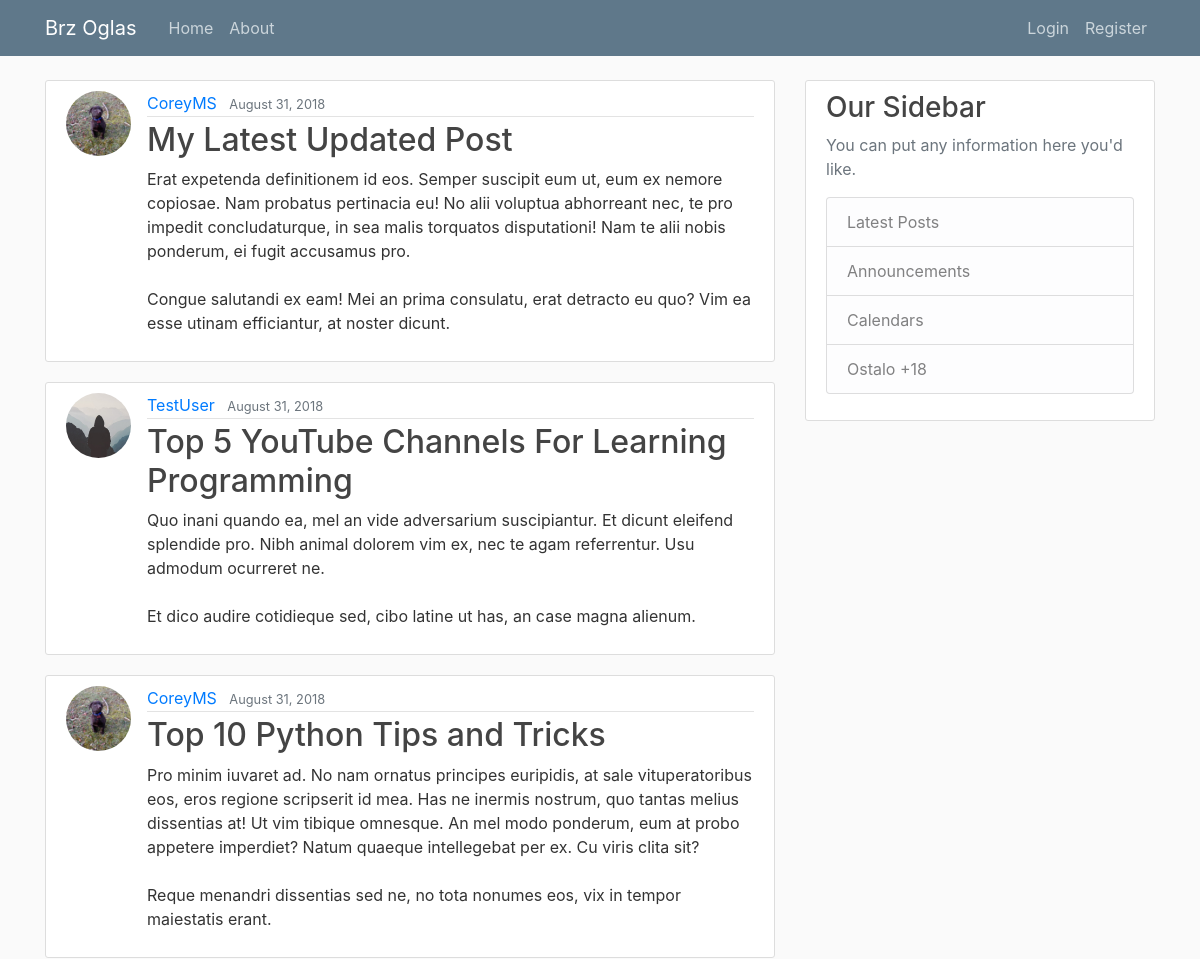
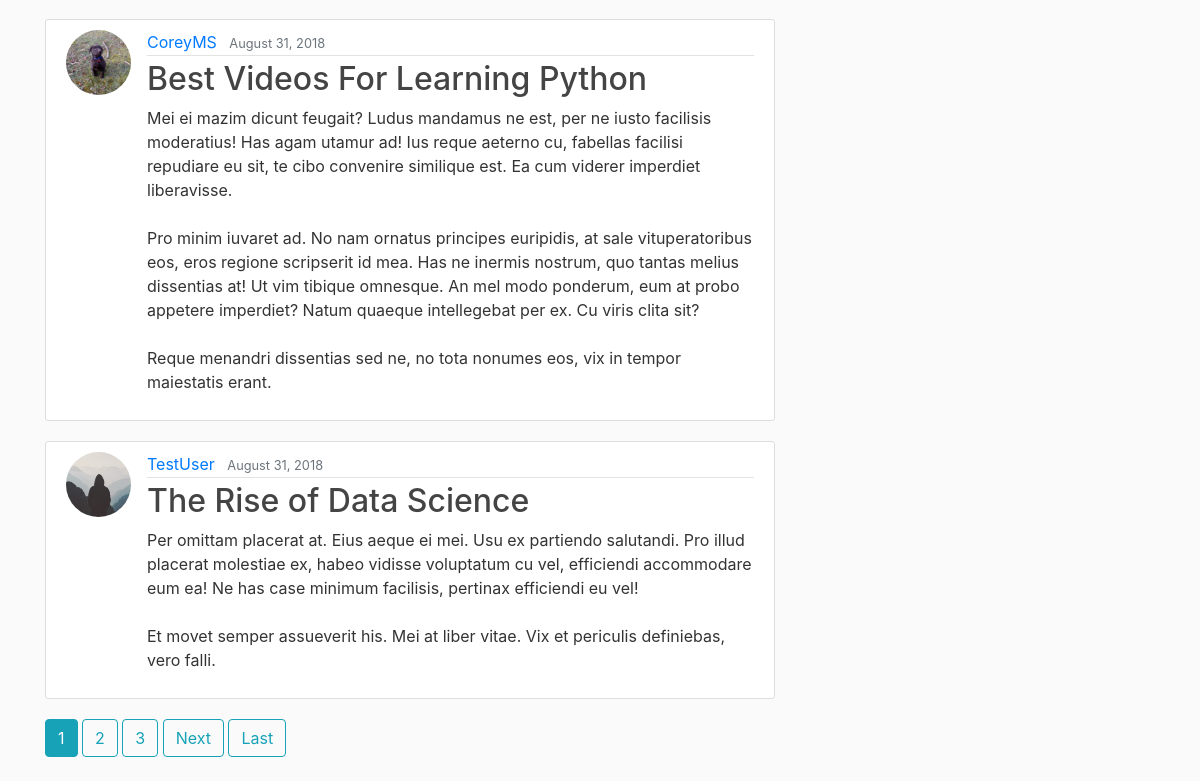
The app's page /, older data (2 pictures, top to bottom).
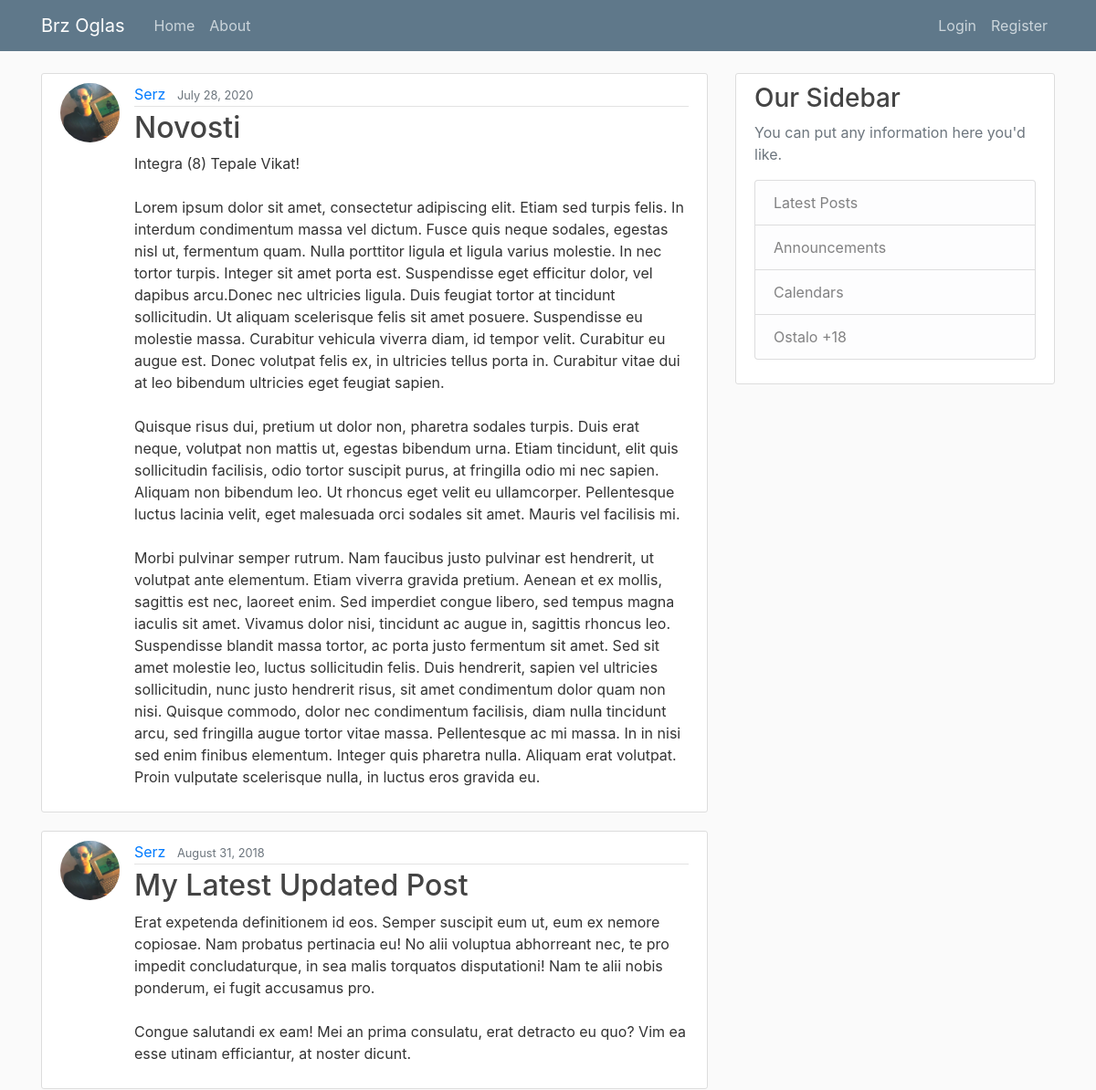
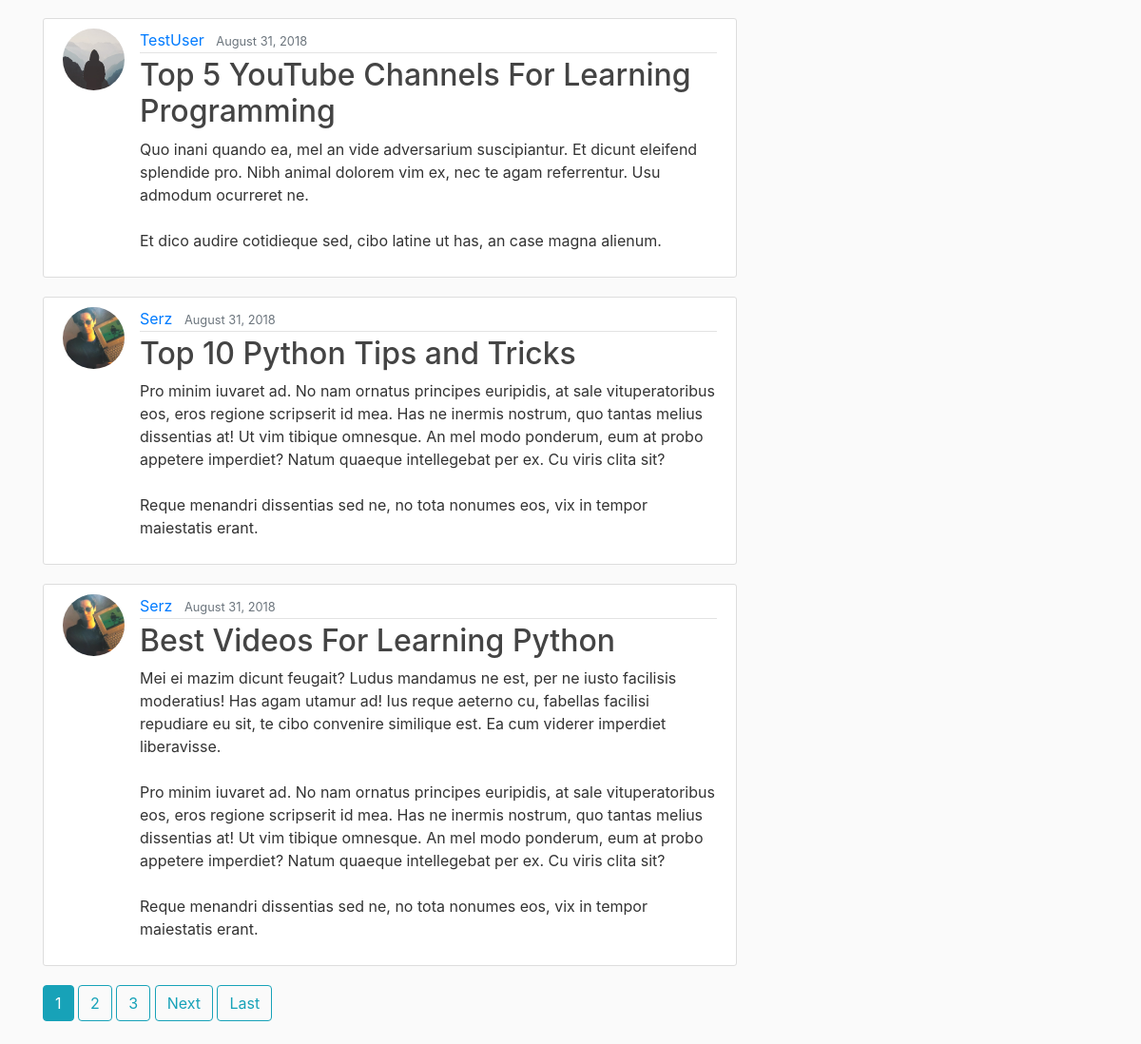
The same page, newer data (2 pictures, top to bottom).
### blog/models.py (models this page shows, shortened)
class Post(models.Model):
    title = models.CharField(max_length=100)
    content = models.TextField()
    date_posted = models.DateTimeField(default=timezone.now)
    author = models.ForeignKey(User, on_delete=models.CASCADE)

### users/models.py (models this page shows, shortened)
class Profile(models.Model):
    user = models.OneToOneField(User, on_delete=models.CASCADE)
    image = models.ImageField(default='default.jpg', upload_to='profile_pics')

### blog/views.py (the view)
# urls.py: path('', PostListView.as_view(), name='blog-home'),
class PostListView(ListView):
    model = Post
    template_name = 'blog/home.html'  # <app>/<model>_<viewtype>.html
    context_object_name = 'posts'
    ordering = ['-date_posted']
    paginate_by = 5

### blog/templates/blog/home.html (shortened to what this page needs)
{% extends "blog/base.html" %}
{% block content %}
    {% for post in posts %}
        <article class="media content-section">
          <img class="rounded-circle article-img" src="{{ post.author.profile.image.url }}">
          <div class="media-body">
            <div class="article-metadata">
              <a class="mr-2" href="{% url 'user-posts' post.author.username %}">{{ post.author }}</a>
              <small class="text-muted">{{ post.date_posted|date:"F d, Y" }}</small>
            </div>
            <h2><a class="article-title" href="{% url 'post-detail' post.id %}">{{ post.title }}</a></h2>
            <p class="article-content">{{ post.content }}</p>
          </div>
        </article>
    {% endfor %}
    {% if is_paginated %}
      {% for num in page_obj.paginator.page_range %}
        {% if page_obj.number == num %}
          <a class="btn btn-info mb-4" href="?page={{ num }}">{{ num }}</a>
        {% elif num > page_obj.number|add:'-3' and num < page_obj.number|add:'3' %}
          <a class="btn btn-outline-info mb-4" href="?page={{ num }}">{{ num }}</a>
        {% endif %}
      {% endfor %}
      {% if page_obj.has_next %}
        <a class="btn btn-outline-info mb-4" href="?page={{ page_obj.next_page_number }}">Next</a>
        <a class="btn btn-outline-info mb-4" href="?page={{ page_obj.paginator.num_pages }}">Last</a>
      {% endif %}
    {% endif %}
{% endblock content %}

### blog/templates/blog/base.html (shortened to what this page needs)
{% load static %}
<!DOCTYPE html>
<html>
<head>
    <link rel="stylesheet" href="https://maxcdn.bootstrapcdn.com/bootstrap/4.0.0/css/bootstrap.min.css">
    <link rel="stylesheet" type="text/css" href="{% static 'blog/main.css' %}">
</head>
<body>
    <header class="site-header">
      <nav class="navbar navbar-expand-md navbar-dark bg-steel fixed-top">
        <div class="container">
          <a class="navbar-brand mr-4" href="{% url 'blog-home' %}">Brz Oglas</a>
          <div class="collapse navbar-collapse" id="navbarToggle">
            <div class="navbar-nav mr-auto">
              <a class="nav-item nav-link" href="{% url 'blog-home' %}">Home</a>
              <a class="nav-item nav-link" href="{% url 'blog-about' %}">About</a>
            </div>
            <div class="navbar-nav">
              {% if user.is_authenticated %}
                <a class="nav-item nav-link" href="{% url 'post-create' %}">Nov Oglas</a>
                <a class="nav-item nav-link" href="{% url 'profile' %}">Profile</a>
                <a class="nav-item nav-link" href="{% url 'logout' %}">Logout</a>
              {% else %}
                <a class="nav-item nav-link" href="{% url 'login' %}">Login</a>
                <a class="nav-item nav-link" href="{% url 'register' %}">Register</a>
              {% endif %}
            </div>
          </div>
        </div>
      </nav>
    </header>
    <main role="main" class="container">
      <div class="row">
        <div class="col-md-8">
          {% block content %}{% endblock %}
        </div>
        <div class="col-md-4">
          <div class="content-section">
            <h3>Our Sidebar</h3>
            <p class='text-muted'>You can put any information here you'd like.
              <ul class="list-group">
                <li class="list-group-item list-group-item-light">Latest Posts</li>
                <li class="list-group-item list-group-item-light">Announcements</li>
                <li class="list-group-item list-group-item-light">Calendars</li>
                <li class="list-group-item list-group-item-light">Ostalo +18</li>
              </ul>
            </p>
          </div>
        </div>
      </div>
    </main>
</body>
</html>

### blog/static/blog/main.css (style rules this page uses)
body { background: #fafafa; color: #333333; margin-top: 5rem; }
h1, h2, h3, h4, h5, h6 { color: #444444; }
ul { margin: 0; }
.bg-steel { background-color: #5f788a; }
.site-header .navbar-nav .nav-link { color: #cbd5db; }
.content-section { background: #ffffff; padding: 10px 20px; border: 1px solid #dddddd; border-radius: 3px; margin-bottom: 20px; }
.article-title { color: #444444; }
.article-content { white-space: pre-line; }
.article-img { height: 65px; width: 65px; margin-right: 16px; }
.article-metadata { padding-bottom: 1px; margin-bottom: 4px; border-bottom: 1px solid #e3e3e3 }

Row changes from the older to the newer data that the page shows:
no longer on this page (row unchanged): Post: author.profile.image (placeholder picture), author "TestUser", date_posted "August 31, 2018", title "The Rise of Data Science", content "Per omittam placerat at. Eius aeque ei mei. Usu ex partiendo salutandi. Pro illud placerat molestiae ex, habeo vidisse voluptatum cu vel, efficiendi accommodare eum ea! Ne has case minimum facilisis, pertinax efficiendi eu vel! Et movet semper assueverit his. Mei at liber vitae. Vix et periculis definiebas, vero falli."
added Post: author.profile.image (picture), author "Serz", date_posted "July 28, 2020", title "Novosti", content "Integra (8) Tepale Vikat! Lorem ipsum dolor sit amet, consectetur adipiscing elit. Etiam sed turpis felis. In interdum condimentum massa vel dictum. Fusce quis neque sodales, egestas nisl ut, fermentum quam. Nulla porttitor ligula et ligula varius molestie. In nec tortor turpis. Integer sit amet porta est. Suspendisse eget efficitur dolor, vel dapibus arcu.Donec nec ultricies ligula. Duis feugiat tortor at tincidunt sollicitudin. Ut aliquam scelerisque felis sit amet posuere. Suspendisse eu molestie massa. Curabitur vehicula viverra diam, id tempor velit. Curabitur eu augue est. Donec volutpat felis ex, in ultricies tellus porta in. Curabitur vitae dui at leo bibendum ultricies eget feugiat…"
changed through a linked row, Post "My Latest Updated Post": author.profile.image: a different picture; author "CoreyMS" → "Serz"
changed through a linked row, Post "Top 10 Python Tips and Tricks": author.profile.image: a different picture; author "CoreyMS" → "Serz"
changed through a linked row, Post "Best Videos For Learning Python": author.profile.image: a different picture; author "CoreyMS" → "Serz"
